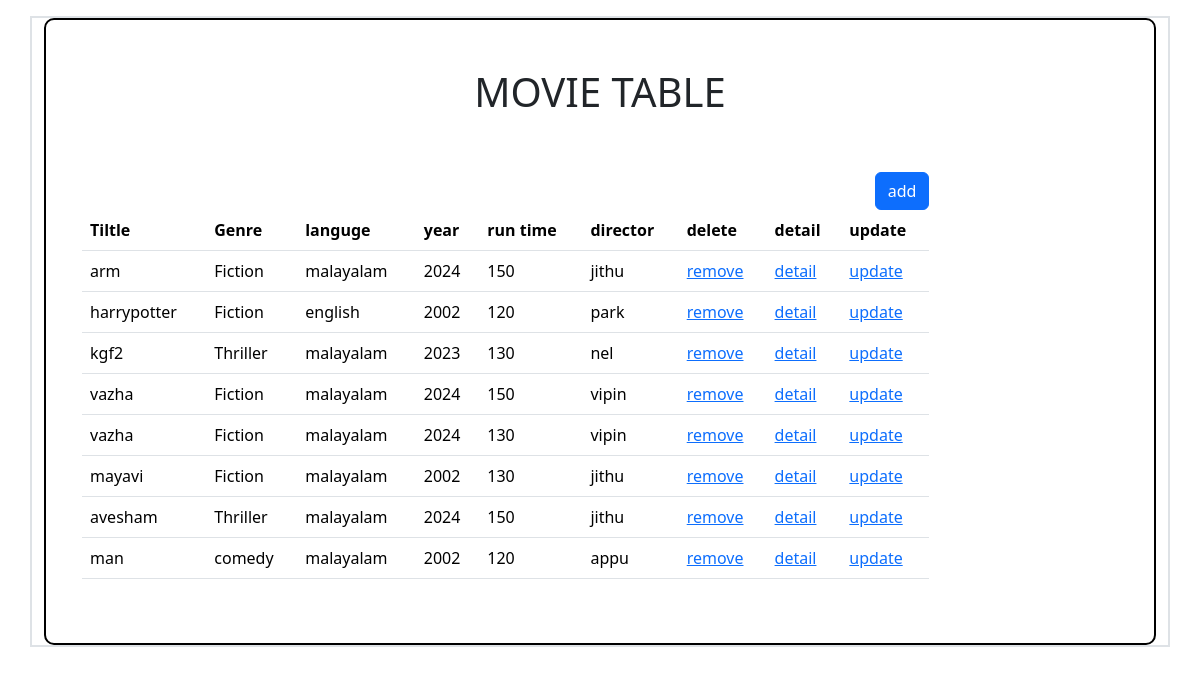
The page /movie/list/ on the database its author committed.
### myapp/models.py (models this page shows)
class Movies(models.Model):
    title=models.CharField(max_length=200)
    genre=models.CharField(max_length=200,choices=GenreChoice.choices)
    language=models.CharField(max_length=200)
    year=models.CharField(max_length=200)
    run_time=models.PositiveIntegerField()
    director=models.CharField(max_length=200)

### myapp/views.py (the view)
# urls.py: path("movie/list/",views.MovieListView.as_view(),name="movie-list"),
class MovieListView(View):
    def get(self,request,*args,**kwargs):
        qs=Movies.objects.all()
        return render(request,"movie_list.html",{"movies":qs})

### myapp/templates/movie_list.html (shortened to what this page needs)
<!DOCTYPE html>
<html lang="en">
<head>
    <link href="https://cdn.jsdelivr.net/npm/bootstrap@5.3.3/dist/css/bootstrap.min.css" rel="stylesheet"
>
</head>
<body>
    <div class="container mt-3 border border-2">
        <div class="child">
            <h1 class="text-center mt-5 ">MOVIE TABLE</h1>
            <div class="row">
                <div class="col-10 p-5 ">
                    <div class="w-100 d-flex justify-content-end">
                        <a href="{%url 'movie-add'%}" class="btn btn-primary">add</a>
                    </div>
                    <table class="table ">
                        <tr>
                            <th>Tiltle</th>
                            <th>Genre</th>
                            <th>languge</th>
                            <th>year</th>
                            <th>run time</th>
                            <th>director</th>
                            <th>delete</th>
                            <th>detail</th>
                            <th>update</th>
                        </tr>
                        {%for m in movies%}
                        <tr>
                            <td>{{m.title}}</td>
                            <td>{{m.genre}}</td>
                            <td>{{m.language}}</td>
                            <td>{{m.year}}</td>
                            <td>{{m.run_time}}</td>
                            <td>{{m.director}}</td>
                            <td>
                                <a href="{%url 'movie-delete' m.id %}">remove</a>
                            </td>
                            <td>
                                <a href="{%url 'movie-detail' m.id %}">detail</a>
                            </td>
                            <td>
                                <a href="{%url 'movie-update' m.id %}">update</a>
                            </td>
                        </tr>
                        {%endfor%}
                    </table>
                </div>
            </div>
        </div>
    </div>
</body>
</html>

### myapp/templates/movie_list.html (style rules this page uses)
.child { border: 2px black solid; border-radius: 10px; }

### rows shown on the page
Movies: title "arm", genre "Fiction", language "malayalam", year "2024", run_time "150", director "jithu"
Movies: title "harrypotter", genre "Fiction", language "english", year "2002", run_time "120", director "park"
Movies: title "kgf2", genre "Thriller", language "malayalam", year "2023", run_time "130", director "nel"
Movies: title "vazha", genre "Fiction", language "malayalam", year "2024", run_time "150", director "vipin"
Movies: title "vazha", genre "Fiction", language "malayalam", year "2024", run_time "130", director "vipin"
Movies: title "mayavi", genre "Fiction", language "malayalam", year "2002", run_time "130", director "jithu"
Movies: title "avesham", genre "Thriller", language "malayalam", year "2024", run_time "150", director "jithu"
Movies: title "man", genre "comedy", language "malayalam", year "2002", run_time "120", director "appu"
